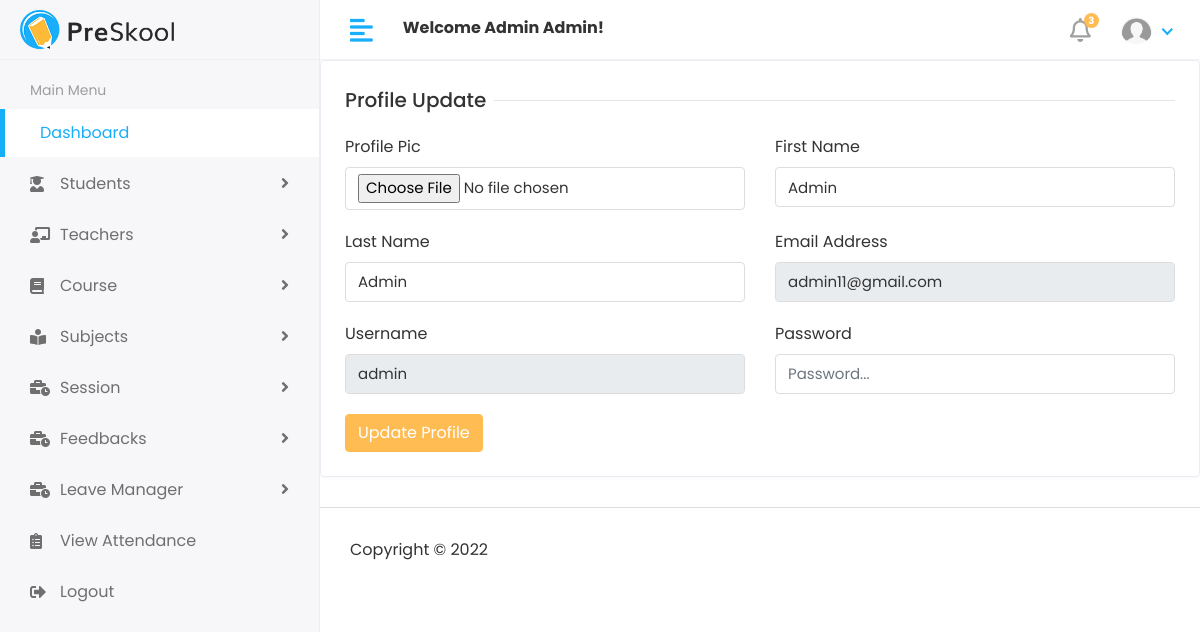
/profile/ (signed in), run on an earlier commit of the app's database.
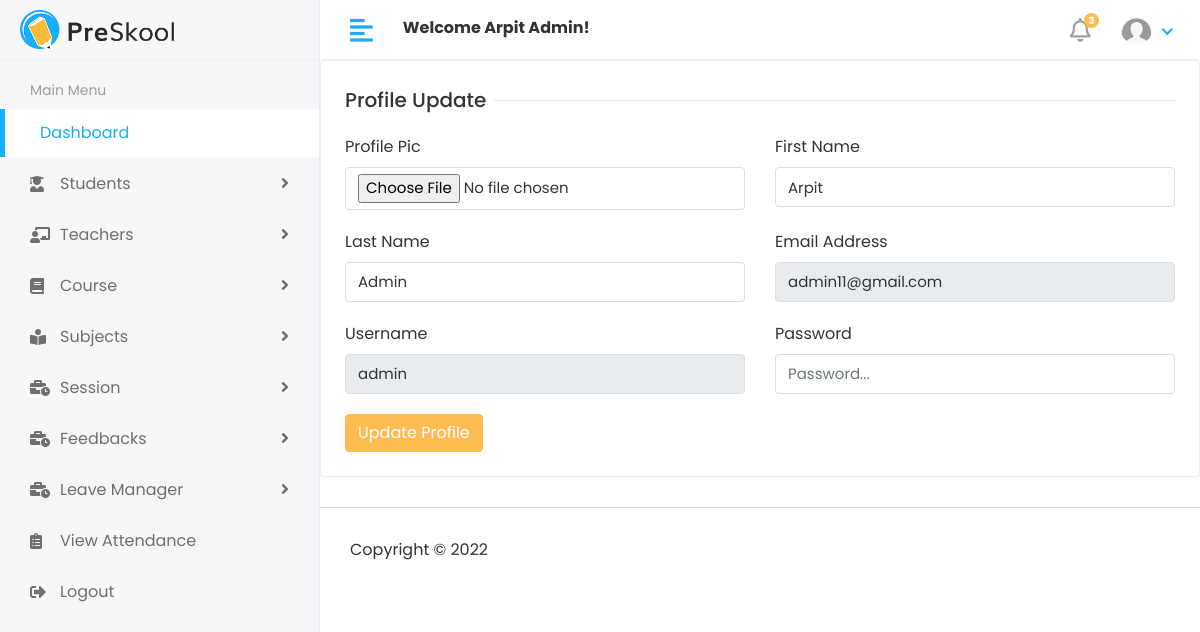
And on a later commit of the database.
### app/models.py (models this page shows)
class Customuser(AbstractUser):
    USER ={
        (1,'HOD'),
        (2,'STAFF'),
        (3,'STUDENT'),
    }
    user_type = models.CharField(choices=USER,max_length=50,default=1)
    profile_pic = models.ImageField(upload_to='uploads/profile_pic/')

### studentmanagement/views.py (the view)
# urls.py: path('profile/',profile,name="profile"),
@login_required(login_url="/")
def profile(request):
    user=Customuser.objects.get(id=request.user.id)
    context={
        "user":user
    }
    return render(request, 'main/profile.html',context)

### templates/main/profile.html (shortened to what this page needs)
{% extends "main/base.html" %}
{% load static %}
 {% block body %}
<div class="row">
  <div class="col-sm-12">
    <div class="card">
      <div class="card-body">
        <form action="{% url 'profileupdate' %}" method="POST" enctype="multipart/form-data">
          <div class="row">
            <div class="col-12">
              <h5 class="form-title"><span>Profile Update</span></h5>
            </div>
            <div class="col-12 col-sm-6">
              <div class="form-group">
                <label>Profile Pic</label>
                <input type="file" class="form-control" name="profilepic" />
              </div>
            </div>
            <div class="col-12 col-sm-6">
              <div class="form-group">
                <label>First Name</label>
                <input type="text" class="form-control"  placeholder="Firstname..." name="firstname" value="{{user.first_name}}"/>
              </div>
            </div>
            <div class="col-12 col-sm-6">
              <div class="form-group">
                <label>Last Name</label>
                <input type="text" class="form-control" placeholder="Lastname..." name="lastname" value="{{user.last_name}}" />
              </div>
            </div>
            <div class="col-12 col-sm-6">
              <div class="form-group">
                <label>Email Address</label>
                <input type="text" class="form-control" placeholder="Email..." name="email" value="{{user.email}}" readonly />
              </div>
            </div>
            <div class="col-12 col-sm-6">
              <div class="form-group">
                <label>Username</label>
                <input type="text" class="form-control" placeholder="Username..." name="username" value="{{user.username}}" readonly />
              </div>
            </div>
            <div class="col-12 col-sm-6">
              <div class="form-group">
                <label>Password</label>
                <input type="password" class="form-control" placeholder="Password..." name="password" />
              </div>
            </div>
            <div class="col-12">
              <button type="submit" class="btn btn-primary">Update Profile</button>
            </div>
          </div>
        </form>
      </div>
    </div>
  </div>
</div>
{% endblock %}

### templates/includes/header.html (shortened to what this page needs)
{% load static  %}
   <div class="header">
       <div class="header-left">
          <a href="{% url 'hodpage' %}" class="logo">
          <img src="{% static 'assets/img/logo.png' %}" alt="Logo">
          </a>
       </div>
       <a href="javascript:void(0);" id="toggle_btn">
       <i class="fas fa-align-left"></i>
       </a>
       <div class="top-nav-search mt-3">
          <strong>Welcome <span>{{user.first_name}} {{user.last_name}}</span>!</strong>
       </div>
       <ul class="nav user-menu">
          <li class="nav-item dropdown noti-dropdown">
             <a href="#" class="dropdown-toggle nav-link" data-toggle="dropdown">
             <i class="far fa-bell"></i> <span class="badge badge-pill">3</span>
             </a>
          </li>
          <li class="nav-item dropdown has-arrow">
             <a href="#" class="dropdown-toggle nav-link" data-toggle="dropdown">
            {% if user.profile_pic == "" %}
             <span class="user-img"><img class="rounded-circle" src="{% static 'assets/default-img/user-default.png' %}" width="31" alt="{{user.first_name}}&nbsp;{{user.last_name}}"></span>
            {% else %}
             <span class="user-img"><img class="rounded-circle" src="{{user.profile_pic.url}}" width="31" alt="{{user.first_name}}&nbsp;{{user.last_name}}"></span>
            {% endif %}
            </a>
          </li>
       </ul>
    </div>

What changed in the data, as far as the page shows it:
changed Customuser "Admin": first_name "Admin" → "Arpit"; firstname "Admin" → "Arpit"
